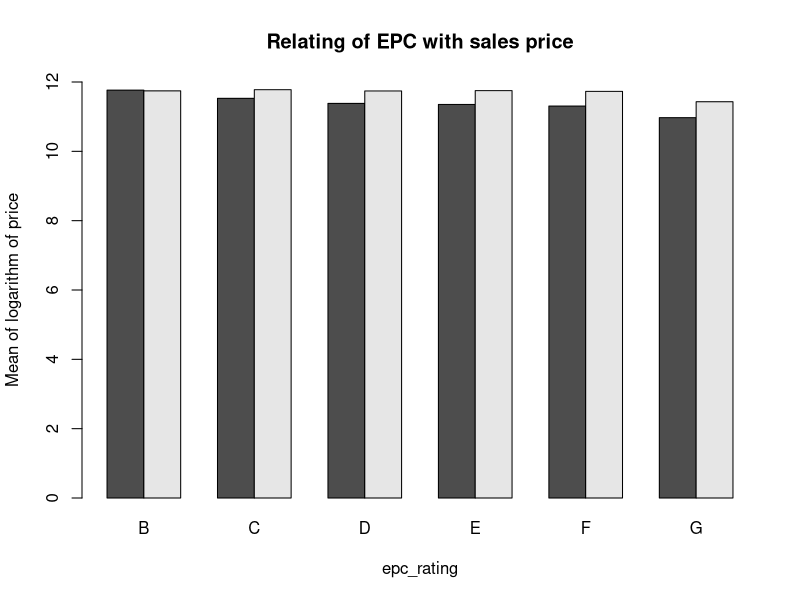
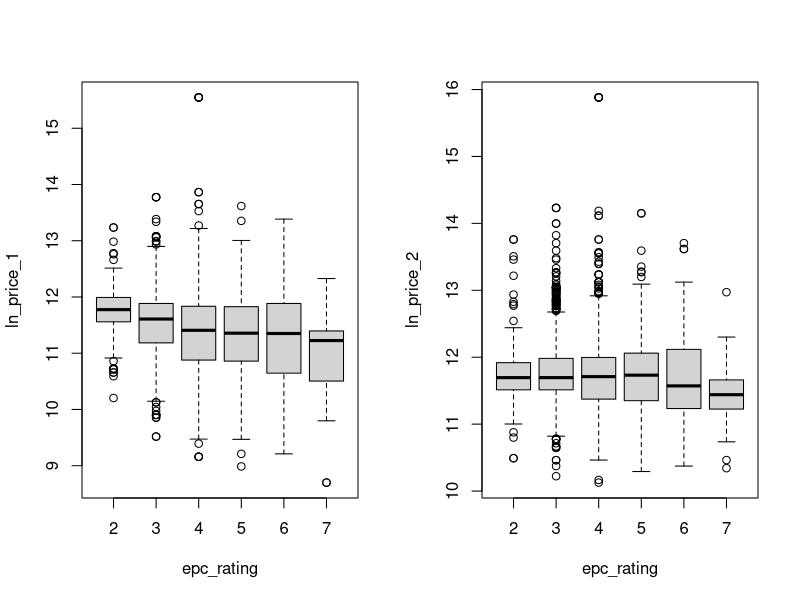
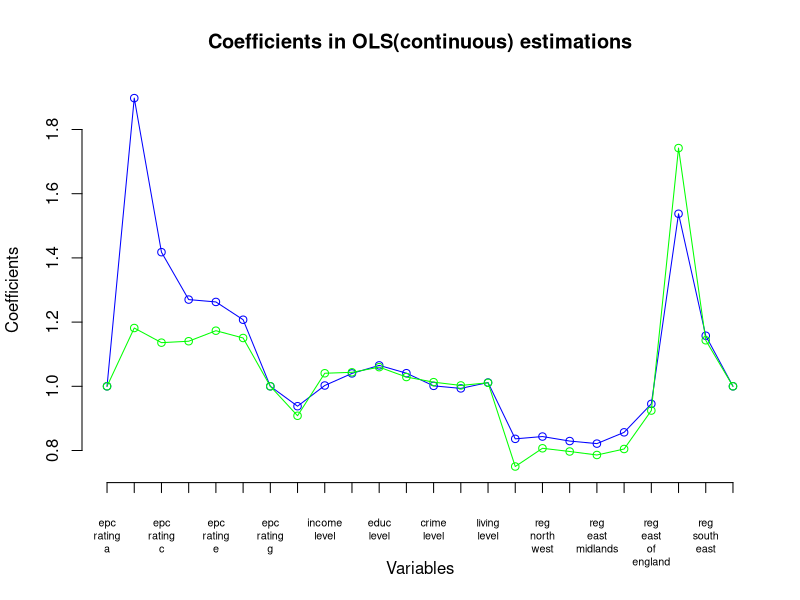
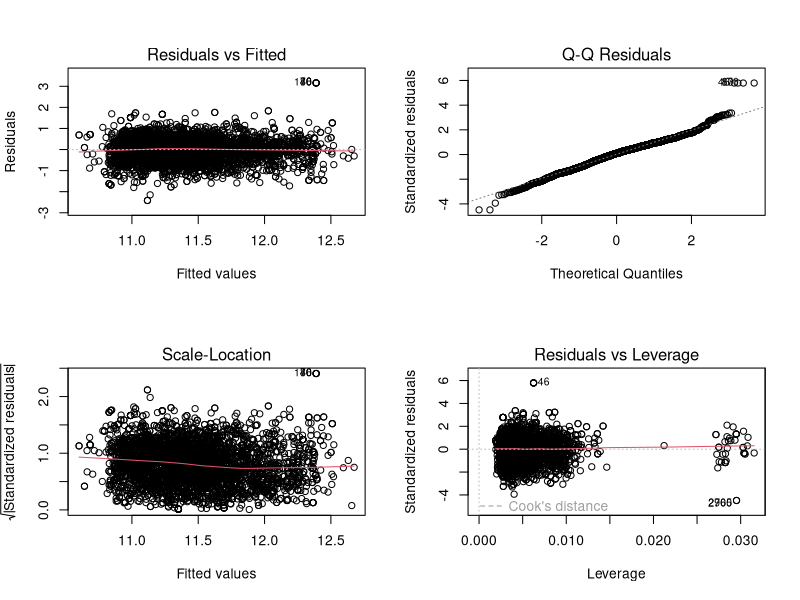
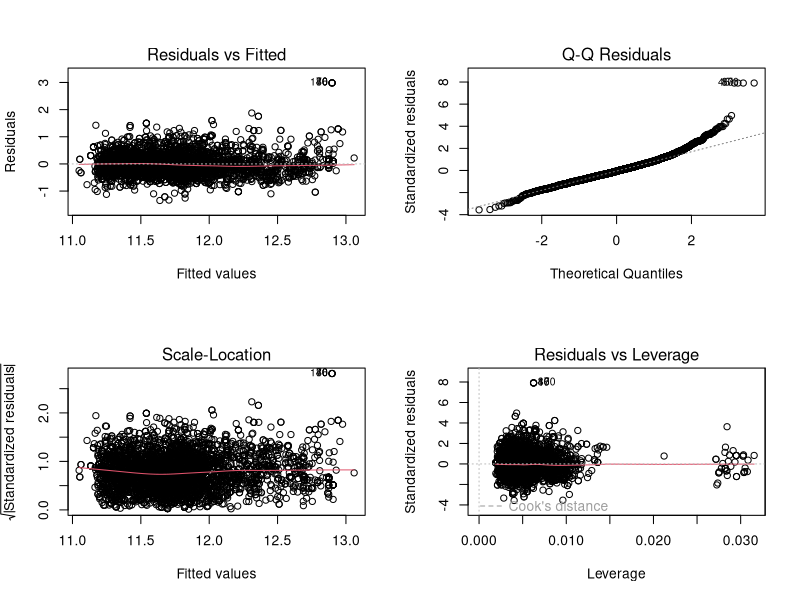
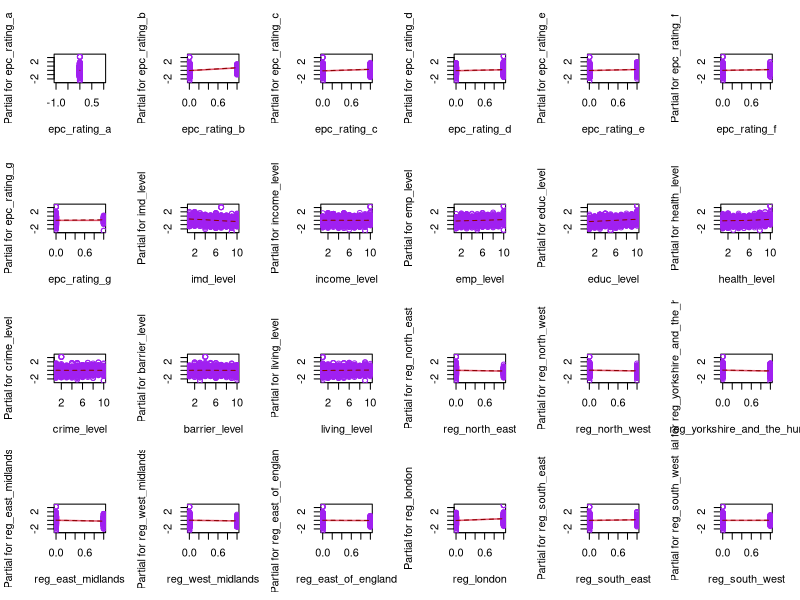
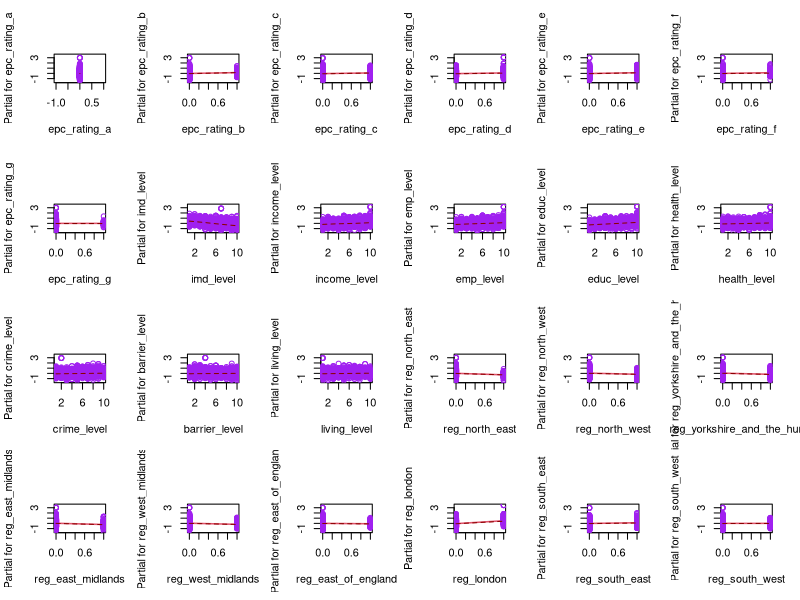
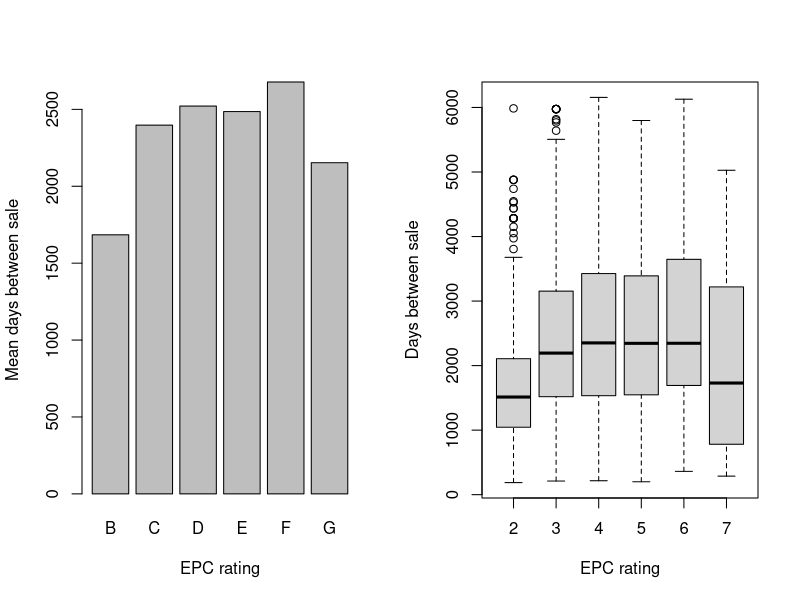

Here is the R script that generated these plots, in order:
Data <- read.csv("Data.csv") # nolint

# relation of rating and house prices
epc_rating <- Data$epc_rating_a +
    2 * Data$epc_rating_b +
    3 * Data$epc_rating_c +
    4 * Data$epc_rating_d +
    5 * Data$epc_rating_e + 6 * Data$epc_rating_f + 7 * Data$epc_rating_g
# epc_rating corresponds epc_rating, 1 for A, 2 for B ... 7 for G.

windows()
barplot(
    rbind(
        tapply(Data$ln_price_1, epc_rating, mean),
        tapply(Data$ln_price_2, epc_rating, mean)
    ),
    beside = TRUE, ylim = c(0, 12),
    names.arg = c("B", "C", "D", "E", "F", "G"),
    xlab = "epc_rating",
    ylab = "Mean of logarithm of price",
    main = "Relating of EPC with sales price",
)
windows()
par(mfrow = c(1, 2))

boxplot(Data$ln_price_1 ~ epc_rating, ylab = "ln_price_1")
boxplot(Data$ln_price_2 ~ epc_rating, ylab = "ln_price_2")


# hedonic regression of prices
epc_price1 <- lm(ln_price_1 ~ epc_rating_a + epc_rating_b +
    epc_rating_c + epc_rating_d +
    epc_rating_e + epc_rating_f + epc_rating_g +
    imd_level + income_level +
    emp_level + educ_level +
    health_level + crime_level +
    barrier_level + living_level +
    reg_north_east + reg_north_west +
    reg_yorkshire_and_the_humber + reg_east_midlands +
    reg_west_midlands + reg_east_of_england +
    reg_london + reg_south_east + reg_south_west, data = Data)


epc_price2 <- lm(ln_price_2 ~ epc_rating_a + epc_rating_b +
    epc_rating_c + epc_rating_d +
    epc_rating_e + epc_rating_f + epc_rating_g +
    imd_level + income_level +
    emp_level + educ_level +
    health_level + crime_level +
    barrier_level + living_level +
    reg_north_east + reg_north_west +
    reg_yorkshire_and_the_humber + reg_east_midlands +
    reg_west_midlands + reg_east_of_england +
    reg_london + reg_south_east + reg_south_west, data = Data)


options(scipen = 999)
sink("OLS(band).txt")
print(summary(epc_price1))
print(summary(epc_price2))
# Summary shows the statistically significant variables of of ln_price
# Positivity of coefficients imply positive associativity

epc_price1$coefficients[is.na(epc_price1$coefficients)] <- 0
epc_price2$coefficients[is.na(epc_price2$coefficients)] <- 0

hedonic_price1 <- exp(epc_price1$coefficients) # hedonic price index1
hedonic_price2 <- exp(epc_price2$coefficients) # hedonic price index2


windows()
plot(1:24, hedonic_price1[-1],
    type = "n",
    axes = F,
    ylab = "",
    xlab = "",
    ylim = c(0.7, 1.9)
)

lines(1:24, hedonic_price1[-1], type = "o", col = "blue")
lines(1:24, hedonic_price2[-1], type = "o", col = "green")
axis(2)
axis(1,
    at = 1:24,
    labels = gsub("_", "\n", names(hedonic_price1)[-1]),
    padj = 1, pos = 0.7, cex.axis = 0.65
)
title(
    main = "Coefficients in OLS(continuous) estimations",
    ylab = "Coefficients",
    xlab = "Variables"
)

# ANALYSIS OF RESIDUE- 4 Residual plots- Residual = True value - Fitted value
# Residuals vs Fitted
# Normal Probability Plot of Residuals
# sqrt(|standardized residual|) vs fitted values
# Residuals vs Leverage
windows()
par(mfrow = c(2, 2))
plot(epc_price1)
windows()
par(mfrow = c(2, 2))
plot(epc_price2)

# Partial Residue plots
windows()
par(mfrow = c(4, 6))
termplot(epc_price1,
    partial.resid = TRUE, col.res = "purple", smooth = panel.smooth
)

windows()
par(mfrow = c(4, 6))
termplot(epc_price2,
    partial.resid = TRUE, col.res = "purple", smooth = panel.smooth
)


# relation of rating and time between sale
windows()
par(mfrow = c(1, 2))
barplot(
    tapply(Data$days_between_sale, epc_rating, mean),
    beside = TRUE,
    names.arg = c("B", "C", "D", "E", "F", "G"),
    xlab = "EPC rating", ylab = "Mean days between sale"
)
boxplot(Data$days_between_sale ~ epc_rating,
    xlab = "EPC rating", ylab = "Days between sale"
)

# hedonic regression of time
epc_time <- lm(days_between_sale ~ epc_rating_a + epc_rating_b +
    epc_rating_c + epc_rating_d +
    epc_rating_e + epc_rating_f + epc_rating_g +
    imd_level + income_level +
    emp_level + educ_level +
    health_level + crime_level +
    barrier_level + living_level +
    reg_north_east + reg_north_west +
    reg_yorkshire_and_the_humber + reg_east_midlands +
    reg_west_midlands + reg_east_of_england +
    reg_london + reg_south_east + reg_south_west, data = Data)
print(summary(epc_time))
sink()

# relation of region and rating
windows()
barplot(
    t(rbind(
        tapply(Data$reg_north_east, epc_rating, sum),
        tapply(Data$reg_north_west, epc_rating, sum),
        tapply(Data$reg_yorkshire_and_the_humber, epc_rating, sum),
        tapply(Data$reg_east_midlands, epc_rating, sum),
        tapply(Data$reg_west_midlands, epc_rating, sum),
        tapply(Data$reg_east_of_england, epc_rating, sum),
        tapply(Data$reg_london, epc_rating, sum),
        tapply(Data$reg_south_east, epc_rating, sum),
        tapply(Data$reg_south_west, epc_rating, sum)
    ) / 4201),
    ylim = c(0, 0.2),
    names.arg = gsub("_", " ", substring(colnames(Data)[35:43], 5)),
    xlab = "Regions",
    ylab = "Sum of EPC rating"
)

regions <- Data$reg_north_east +
    2 * Data$reg_north_west +
    3 * Data$reg_yorkshire_and_the_humber +
    4 * Data$reg_east_midlands +
    5 * Data$reg_west_midlands +
    6 * Data$reg_east_of_england +
    7 * Data$reg_london +
    8 * Data$reg_south_east +
    9 * Data$reg_south_west

# relation of regions and house prices
windows()
barplot(
    rbind(
        tapply(Data$ln_price_1, regions, mean),
        tapply(Data$ln_price_2, regions, mean)
    ),
    beside = TRUE, ylim = c(0, 14),
    names.arg = gsub("_", " ", substring(colnames(Data)[35:43], 5)),
    xlab = "Regions",
    ylab = "Mean of logarithm of sales price"
)

windows()
par(mfrow = c(1, 2))
boxplot(Data$ln_price_1 ~ regions,
    xlab = "Regions", ylab = "Logarithm of first sales price"
)
boxplot(Data$ln_price_2 ~ regions,
    xlab = "Regions", ylab = "Logarithm of second sales price"
)

# relation of regions and time between sale
windows()
par(mfrow = c(1, 2))
barplot(
    tapply(Data$days_between_sale, regions, mean),
    beside = TRUE,
    names.arg = gsub("_", " ", substring(colnames(Data)[35:43], 5)),
    xlab = "Regions",
    ylab = "Mean of days between sale"
)

boxplot(Data$days_between_sale ~ regions,
    xlab = "Regions", ylab = "Mean of days between sale"
)

# Continuous OLS
epc_price1_cont <- lm(ln_price_1 ~ ln_epc_100 +
    imd_score + income_score +
    emp_score + educ_score +
    health_score + crime_score +
    barrier_score + living_score +
    reg_north_east + reg_north_west +
    reg_yorkshire_and_the_humber + reg_east_midlands +
    reg_west_midlands + reg_east_of_england +
    reg_london + reg_south_east + reg_south_west, data = Data)


sink("OLS(continuous).txt")
print(summary(epc_price1_cont))

epc_price2_cont <- lm(ln_price_2 ~ ln_epc_100 +
    imd_score + income_score +
    emp_score + educ_score +
    health_score + crime_score +
    barrier_score + living_score +
    reg_north_east + reg_north_west +
    reg_yorkshire_and_the_humber + reg_east_midlands +
    reg_west_midlands + reg_east_of_england +
    reg_london + reg_south_east + reg_south_west, data = Data)

print(summary(epc_price2_cont))

epc_price1_cont$coefficients[is.na(epc_price1_cont$coefficients)] <- 0
epc_price2_cont$coefficients[is.na(epc_price2_cont$coefficients)] <- 0

hedonic_price1_cont <- exp(epc_price1_cont$coefficients)
hedonic_price2_cont <- exp(epc_price2_cont$coefficients)

windows()
plot(1:18, hedonic_price1_cont[-1],
    type = "n",
    axes = F,
    ylab = "",
    xlab = "",
    ylim = c(0.5, 1.65)
)
lines(1:18, hedonic_price1_cont[-1], type = "o", col = "blue")
lines(1:18, hedonic_price2_cont[-1], type = "o", col = "green")
axis(2)
axis(1,
    at = 1:18,
    labels = gsub("_", "\n", names(hedonic_price1_cont)[-1]),
    padj = 1, pos = 0.6
)
title(
    main = "Coefficients in OLS(continuous) estimations",
    ylab = "Coefficients",
    xlab = "Variables"
)
sink()

windows()
par(mfrow = c(4, 5))
termplot(epc_price1_cont,
    partial.resid = TRUE, col.res = "purple", smooth = panel.smooth
)

windows()
par(mfrow = c(4, 5))
termplot(epc_price2_cont,
    partial.resid = TRUE, col.res = "purple", smooth = panel.smooth
)
